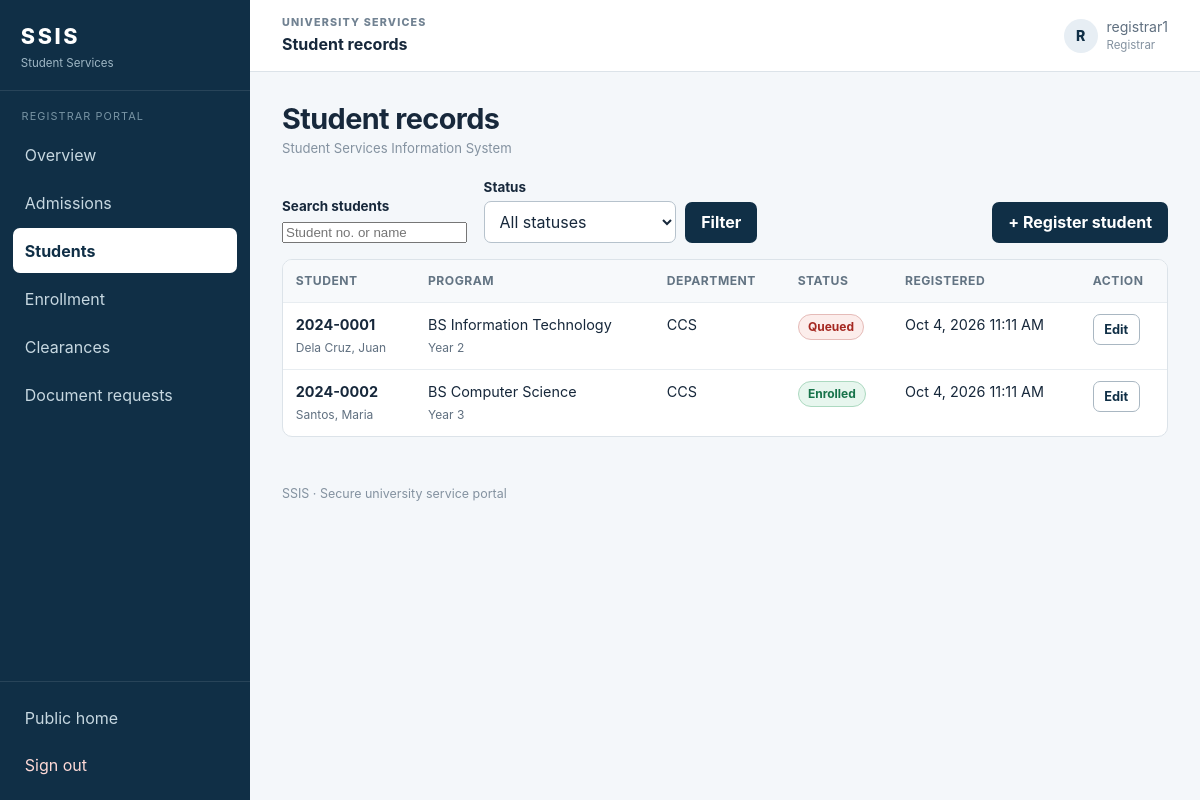
/registrar/students.php (signed in), run on an earlier commit of the app's database.
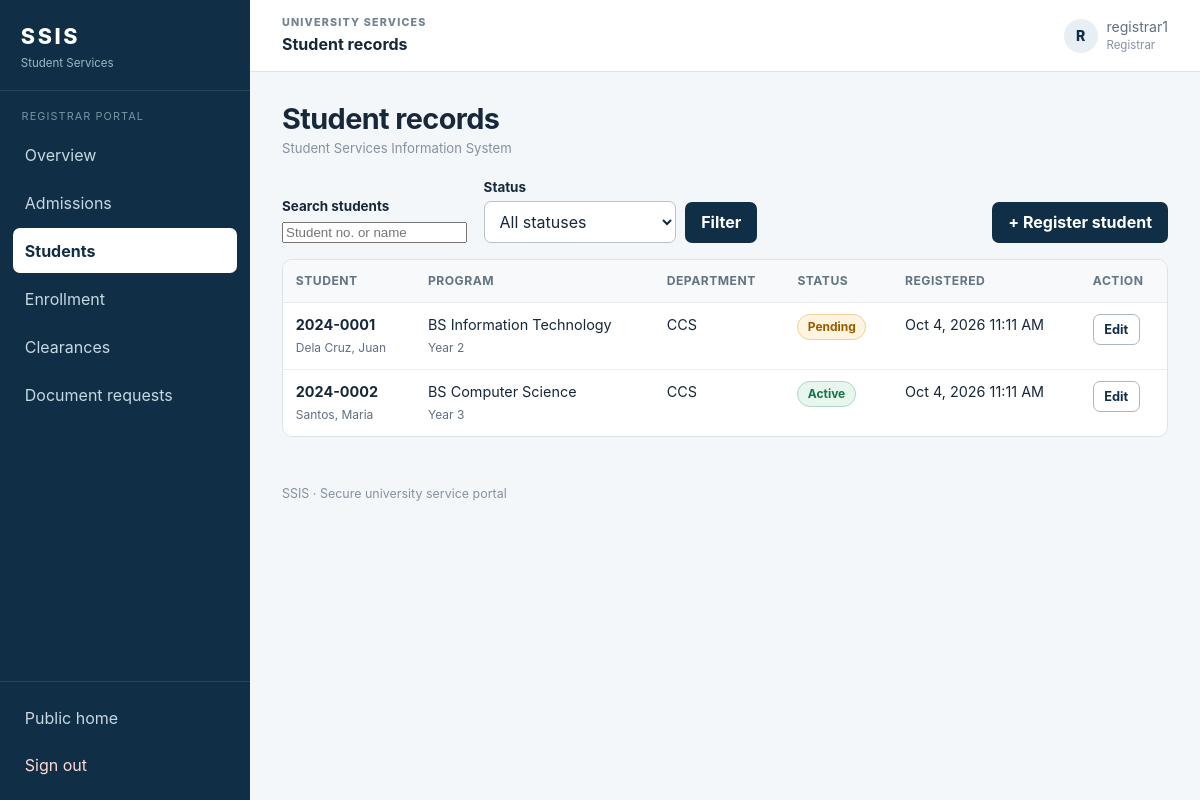
And on a later commit of the database.
### tables this page shows
CREATE TABLE students (
  id                INT UNSIGNED NOT NULL AUTO_INCREMENT,
  user_id           INT UNSIGNED NOT NULL,
  student_no        VARCHAR(20)  NOT NULL,
  first_name        VARCHAR(60)  NOT NULL,
  last_name         VARCHAR(60)  NOT NULL,
  program           VARCHAR(100) NOT NULL,
  year_level        TINYINT UNSIGNED NOT NULL DEFAULT 1,
  department_id     INT UNSIGNED NOT NULL,
  enrollment_status ENUM('pending','active','archived')
                    NOT NULL DEFAULT 'pending',
  queue_number      INT UNSIGNED NULL COMMENT 'Legacy field retained for backward compatibility; not used by SSIS',
  contact_no        VARCHAR(20)  NULL,
  registered_by     INT UNSIGNED NULL,
  created_at        TIMESTAMP NOT NULL DEFAULT CURRENT_TIMESTAMP,
  updated_at        TIMESTAMP NOT NULL DEFAULT CURRENT_TIMESTAMP ON UPDATE CURRENT_TIMESTAMP,
  PRIMARY KEY (id),
  UNIQUE KEY uq_students_user (user_id),
  UNIQUE KEY uq_students_no (student_no),
  KEY idx_students_name (last_name, first_name),
  KEY idx_students_enrollment (enrollment_status),
  CONSTRAINT fk_students_user FOREIGN KEY (user_id)
    REFERENCES users(id) ON DELETE CASCADE ON UPDATE CASCADE,
  CONSTRAINT fk_students_department FOREIGN KEY (department_id)
    REFERENCES departments(id) ON DELETE RESTRICT ON UPDATE CASCADE,
  CONSTRAINT fk_students_registered_by FOREIGN KEY (registered_by)
    REFERENCES users(id) ON DELETE SET NULL ON UPDATE CASCADE
);

CREATE TABLE departments (
  id          INT UNSIGNED NOT NULL AUTO_INCREMENT,
  code        VARCHAR(10)  NOT NULL,
  name        VARCHAR(120) NOT NULL,
  PRIMARY KEY (id),
  UNIQUE KEY uq_departments_code (code)
);

### auth/auth_check.php (called while the page is built, shortened)
<?php
function e(?string $value): string
{
    return htmlspecialchars((string)$value, ENT_QUOTES | ENT_SUBSTITUTE, 'UTF-8');
}
function url(string $path): string
{
    return APP_BASE . $path;
}

### registrar/students.php (the view, shortened to what this page needs)
<?php
require_once __DIR__ . '/../auth/auth_check.php';
require_once __DIR__ . '/../includes/layout.php';
$pdo = db();
$q = get_str('q', 60);
$status = get_str('status', 12);
if (!in_array($status, STUDENT_STATUSES, true)) $status = '';
$like = '%' . addcslashes($q, '%_\\') . '%';
$st = $pdo->prepare('SELECT s.*, d.code FROM students s JOIN departments d ON d.id=s.department_id
                     WHERE (?="" OR s.student_no LIKE ? OR s.last_name LIKE ? OR s.first_name LIKE ?)
                     AND (?="" OR s.enrollment_status=?) ORDER BY s.last_name,s.first_name LIMIT 200');
$st->execute([$q,$like,$like,$like,$status,$status]);
$rows = $st->fetchAll();
?>
<div class="toolbar"><form class="filters" method="get">
  <div><label for="q">Search students</label><input id="q" name="q" value="<?= e($q) ?>" placeholder="Student no. or name"></div>
  <div><label for="status">Status</label><select id="status" name="status"><option value="">All statuses</option></select></div>
  <button class="btn" type="submit">Filter</button></form>
  <a class="btn" href="<?= e(url('/registrar/admissions.php')) ?>">+ Register student</a>
</div>
<div class="tablewrap"><table><thead><tr><th>Student</th><th>Program</th><th>Department</th><th>Status</th><th>Registered</th><th>Action</th></tr></thead><tbody>
<?php foreach($rows as $r): ?><tr>
  <td><strong><?= e($r['student_no']) ?></strong><br><small><?= e($r['last_name'].', '.$r['first_name']) ?></small></td>
  <td><?= e($r['program']) ?><br><small>Year <?= (int)$r['year_level'] ?></small></td>
  <td><?= e($r['code']) ?></td>
  <td><?= badge($r['enrollment_status']) ?></td>
  <td><?= e(fmt_date($r['created_at'])) ?></td>
  <td><a class="btn alt sm" href="<?= e(url('/registrar/students.php?edit='.(int)$r['id'])) ?>">Edit</a></td>
</tr><?php endforeach; ?>
</tbody></table></div>

### includes/helpers.php (shortened to what this page needs)
<?php
function fmt_date(?string $d): string { return $d ? date('M j, Y g:i A', strtotime($d)) : '-'; }
function label(string $v): string { return ucfirst(str_replace('_', ' ', $v)); }
function badge(string $status): string
{
    $good = ['paid', 'enrolled', 'passed', 'released', 'ready', 'active'];
    $warn = ['pending', 'partial', 'awaiting_payment', 'processing', 'incomplete'];
    $cls  = in_array($status, $good, true) ? 'good' : (in_array($status, $warn, true) ? 'warn' : 'bad');
    return '<span class="badge ' . $cls . '">' . e(label($status)) . '</span>';
}
function get_str(string $k, int $max = 100): string
{
    $v = $_GET[$k] ?? '';
    return is_string($v) ? mb_substr(trim($v), 0, $max) : '';
}

What changed in the data, as far as the page shows it:
changed students "BS Information Technology": enrollment_status "Queued" → "Pending"
changed students "BS Computer Science": enrollment_status "Enrolled" → "Active"
